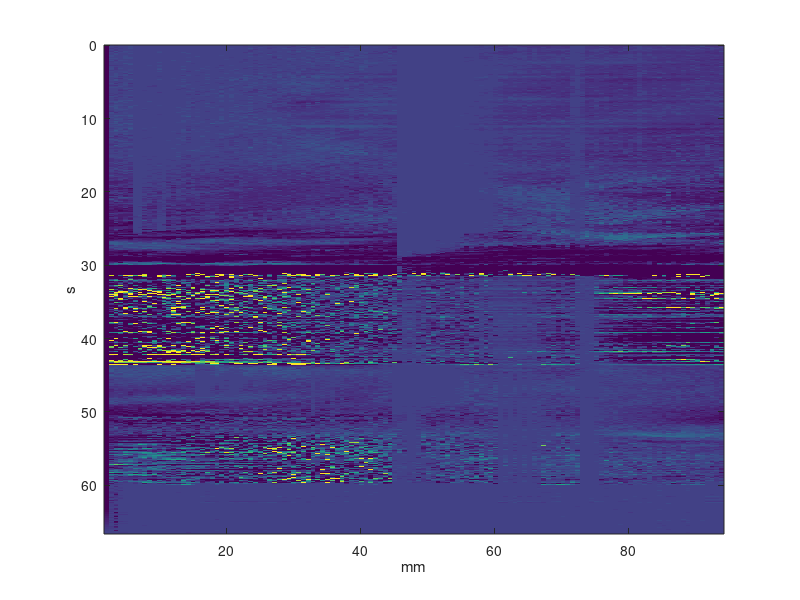

Here is the MATLAB script that generated this plot:
udv_data = csvread('JILL_028.csv')*-1;

#imagesc(udv_data)
#contour(udv_data)
#contourf(udv_data)
#pcolor(udv_data)
#surf(udv_data, 'edgecolor', 'none'); view(2);

udv_data = min(max(udv_data, -50),200); #sets range between 200 and -50 (gets rid of outliers)
imagesc([2.0, 93.98],[66.6, 0], udv_data)
xlabel('mm')
ylabel('s')